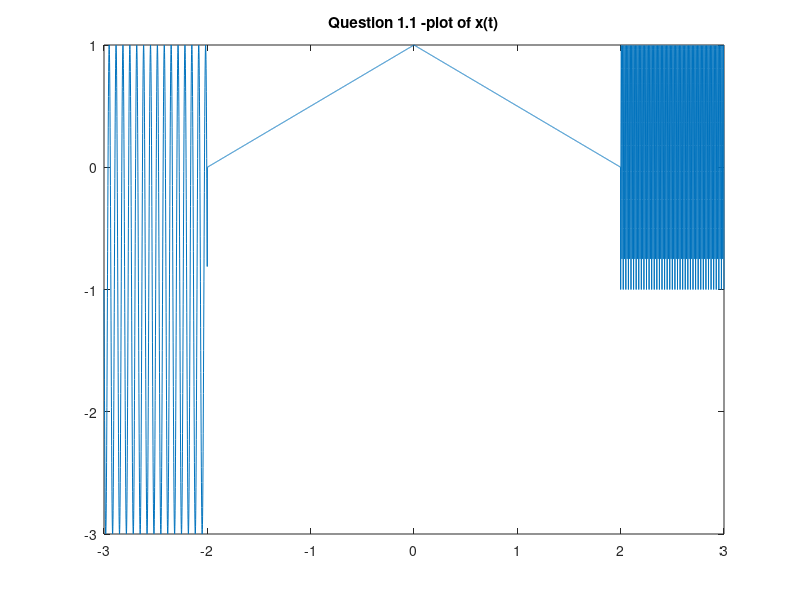
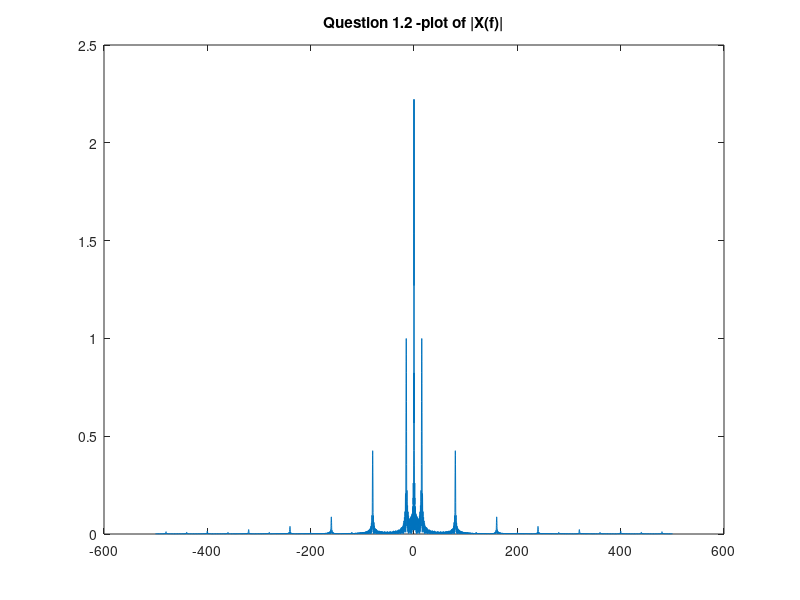
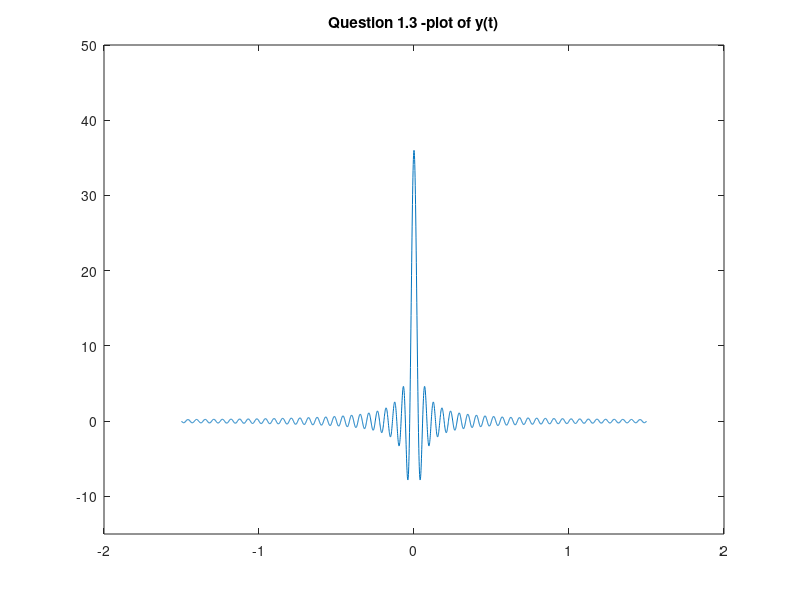
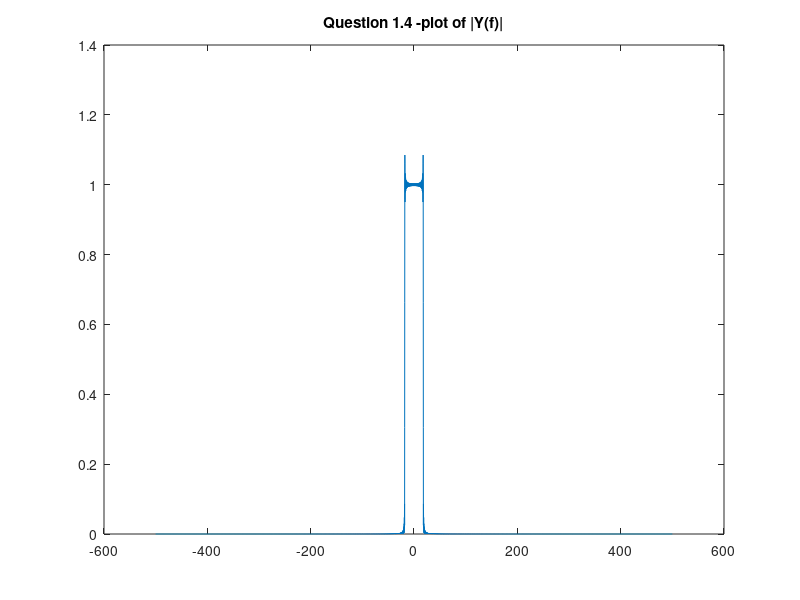

Source code (MATLAB) for these figures, in order:
%
% TEL201 - Lab Exam #2
%

clear all;
close all;

%% 1.1

fs = 1000;
Ts = 1/fs;
% Constructing the signal - Part 1/3
t1= [-3:Ts:-2-Ts];
x1 = (-2)*sin(30*pi*t1)-1;
% Constructing the signal - Part 2/3
t2 = [-2:Ts:2-Ts];
x2 = 1-abs(t2)/2;
% Constructing the signal - Part 3/3
t3 = [2:Ts:3];
x3 = 2*abs(sin(80*pi*t3))-1;

%Combining the three parts, to make the signal x(t).
t=[t1 t2 t3];
x=[x1 x2 x3];

%Ploting x(t);
figure(1);
plot(t,x);
title('Question 1.1 -plot of x(t)');

%% 1.2
NF=2^13; 
F = [-fs/2:fs/NF:fs/2-fs/NF];
X = fftshift(fft(x, NF)*Ts);

figure(2);
plot(F,abs(X));
title('Question 1.2 -plot of |X(f)|');

%% 1.3

tsinc = [-1.5 : Ts : 1.5];
ffil = 36;
y = ffil*sinc(ffil*tsinc);

figure(3);
plot(tsinc, y);
title('Question 1.3 -plot of y(t)');

axis([-2 2 -15 50]); % limiting the axis to show the [-1.5, 1.5]

%% 1.4

Y = fftshift(fft(y, NF)*Ts);
figure(4);
plot(F, abs(Y));
title('Question 1.4 -plot of |Y(f)|');

%% 1.5

tz = t(1)+tsinc(1):Ts:t(end)+tsinc(end);
z = conv(x, y)*Ts;

figure(5);
plot(tz, z);
title('Question 1.5 -plot of z(t)');

%% 1.6

Z = fftshift(fft(z, NF)*Ts);
figure(6);
plot(F, abs(Z));
title('Question 1.6 -plot of |Z(f)|');